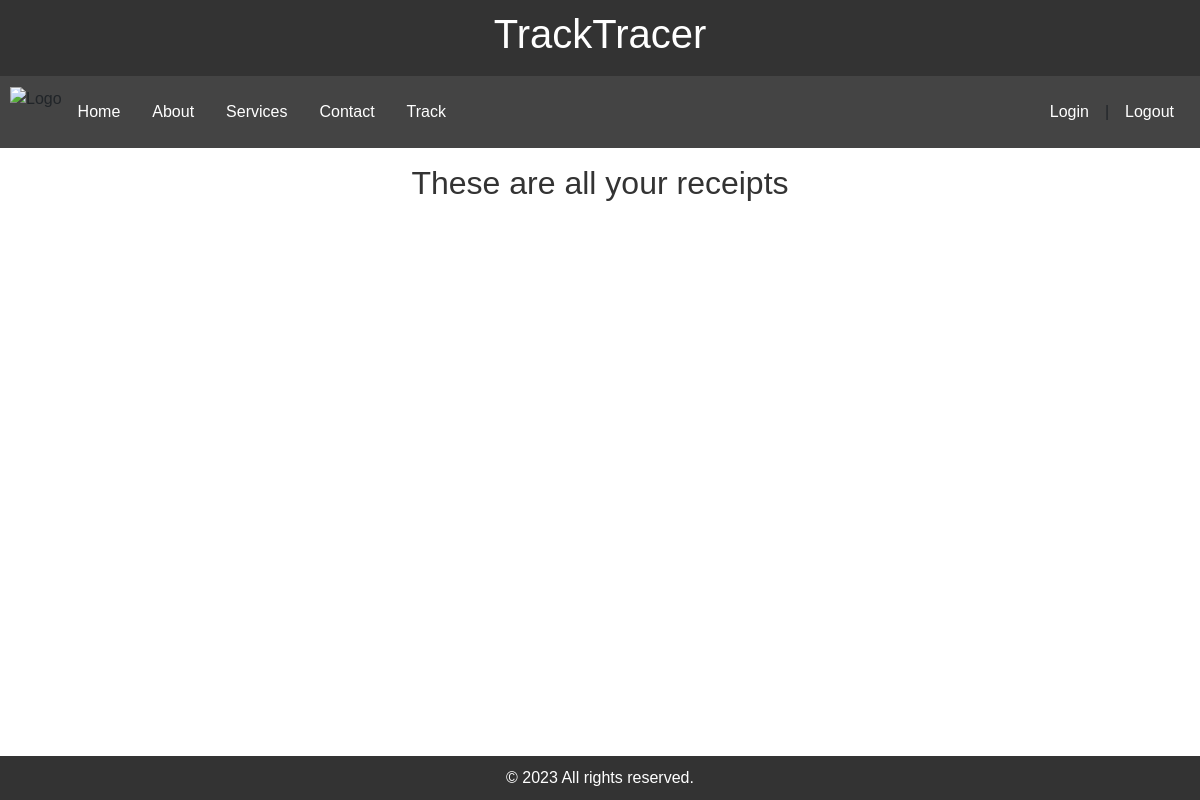
/, run on an earlier commit of the app's database.
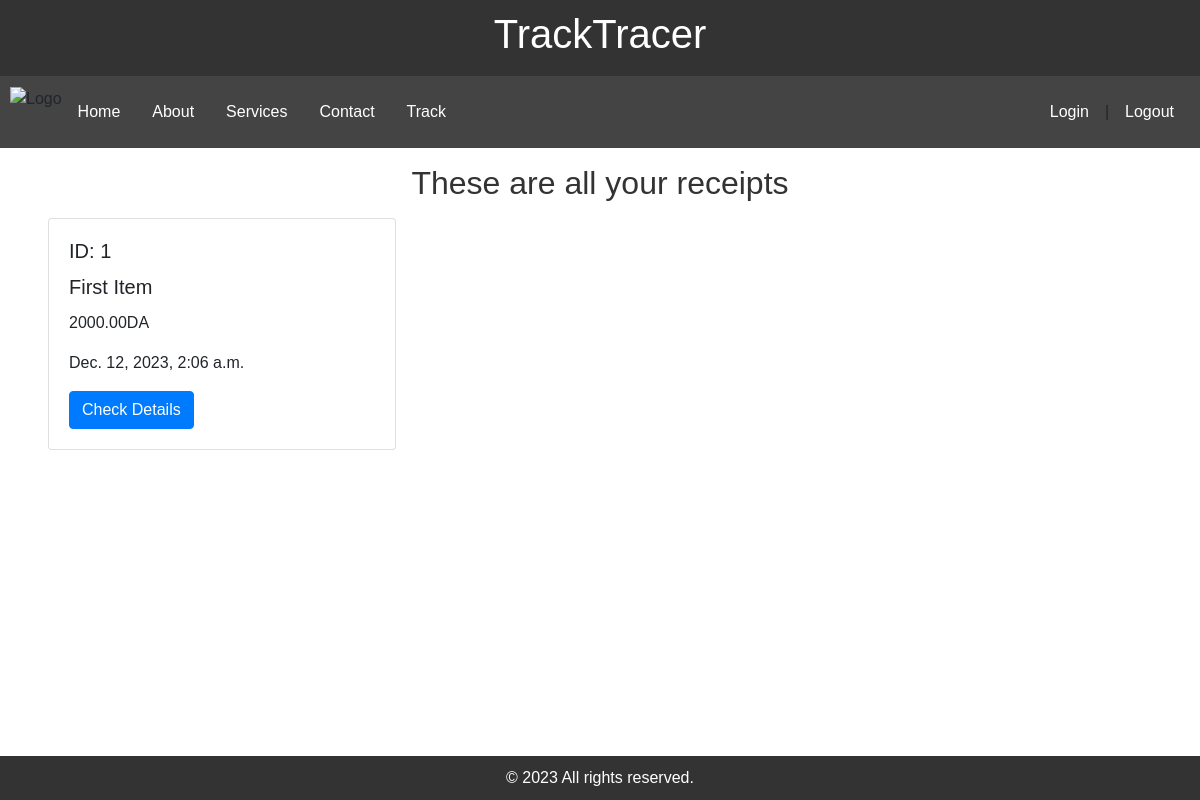
And on a later commit of the database.
### trackApp/models.py (models this page shows, shortened)
class Recipe(models.Model):
    item = models.ForeignKey(ItemModel, on_delete=models.CASCADE, null=True)
    name = models.CharField(max_length=100, null=False, blank=False)
    date_of_purchase = models.DateTimeField(default=timezone.now)
    price = models.DecimalField(max_digits=1000, decimal_places=2)

### trackApp/views.py (the view)
# urls.py: path('', views.index, name='index'),
def index(request):
    all_recipes = Recipe.objects.all()
    context = {
        'all_recipes': all_recipes
    }
    return render(request, 'trackApp/index.html', context)

### templates/trackApp/index.html
{% extends 'trackApp/base.html' %}
{% block content %}
    <h2 class="text-center my-3">These are all your receipts</h2>
    <div class='row card-group'>
        {% for recipe in all_recipes %}
            <div class="col-4">
                <div class="card mb-4">
                    <div class="card-body">
                        <h5 class="card-title">ID:  {{ recipe.id }}</h5>
                        <h5 class="card-title">{{ recipe.name }}</h5>
                        <p class="card-text">{{ recipe.price }}DA</p>
                        <p class="card-text">{{ recipe.date_of_purchase }}</p>
                        <a href="#" class="btn btn-primary">Check Details</a>
                    </div>
                </div>
            </div>
        {% endfor %}
    </div>
{% endblock %}

What changed in the data, as far as the page shows it:
added Recipe: id "1", name "First Item", price "2000.00", date_of_purchase "Dec. 12, 2023, 2:06 a.m."
